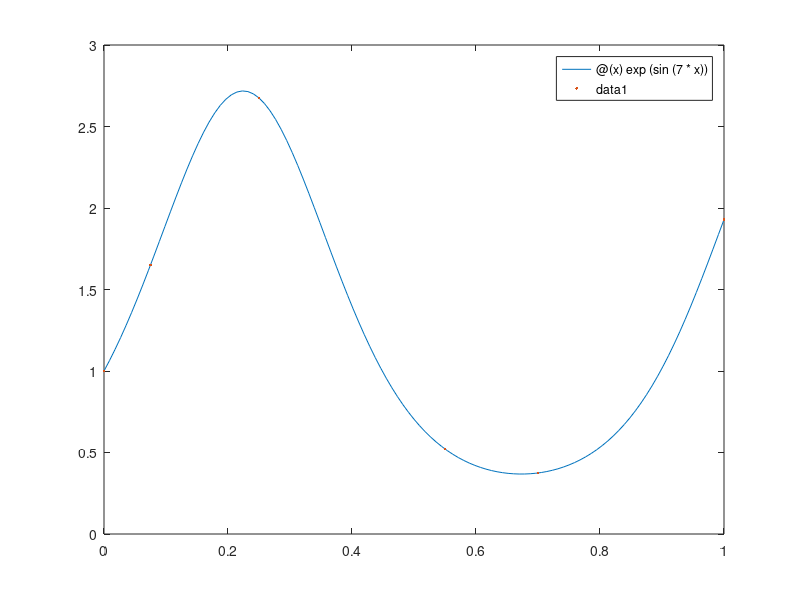

This figure's MATLAB source: (Note: this script raises an error after producing the figure.)
%%
% For illustration, here is a spline interpolant using just a few nodes. 
f = @(x) exp(sin(7*x));         
fplot(f,[0,1])
t = [0, 0.075, 0.25, 0.55, 0.7, 1]';  % nodes
y = f(t);                            % values at nodes
hold on, plot(t,y,'.')
S = spinterp(t,y);
fplot(S,[0,1])
xlabel('x'), ylabel('f(x)')   % ignore this line
title('Function and cubic spline interpolant')   % ignore this line

%%
% Now we look at the convergence rate as the number of nodes increases.
x = linspace(0,1,10001)';  % sample the difference at many points
n_ = 2.^(3:0.5:8)';
err_ = 0*n_;

for i = 1:length(n_)
    n = n_(i);
    t = linspace(0,1,n+1)';   % interpolation nodes
    S = spinterp(t,f(t));
    err = norm( f(x) - S(x), inf );
    err_(i) = err;
end

%%
% Since we expect convergence that is $O(h^4)=O(n^{-4})$, we use a log-log
% graph of error and expect a straight line of slope $-4$.
clf, loglog( n_, err_, '.-' )
hold on, loglog( n_, (n_/n_(1)).^(-4), '--' )
xlabel('n'), ylabel('||f-S||_\infty'), axis tight   % ignore this line
title('Convergence of spline interpolation')   % ignore this line
legend('error','4th order')   % ignore this line